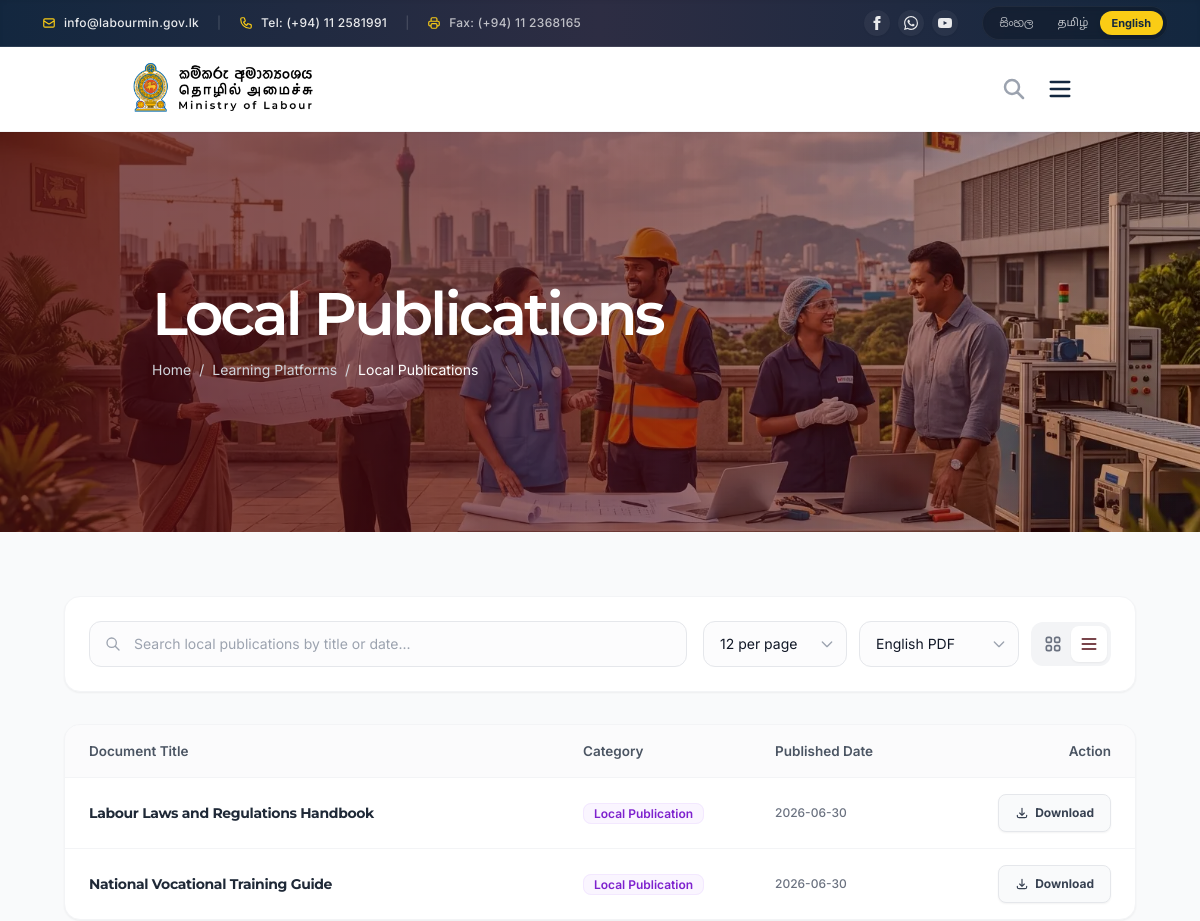
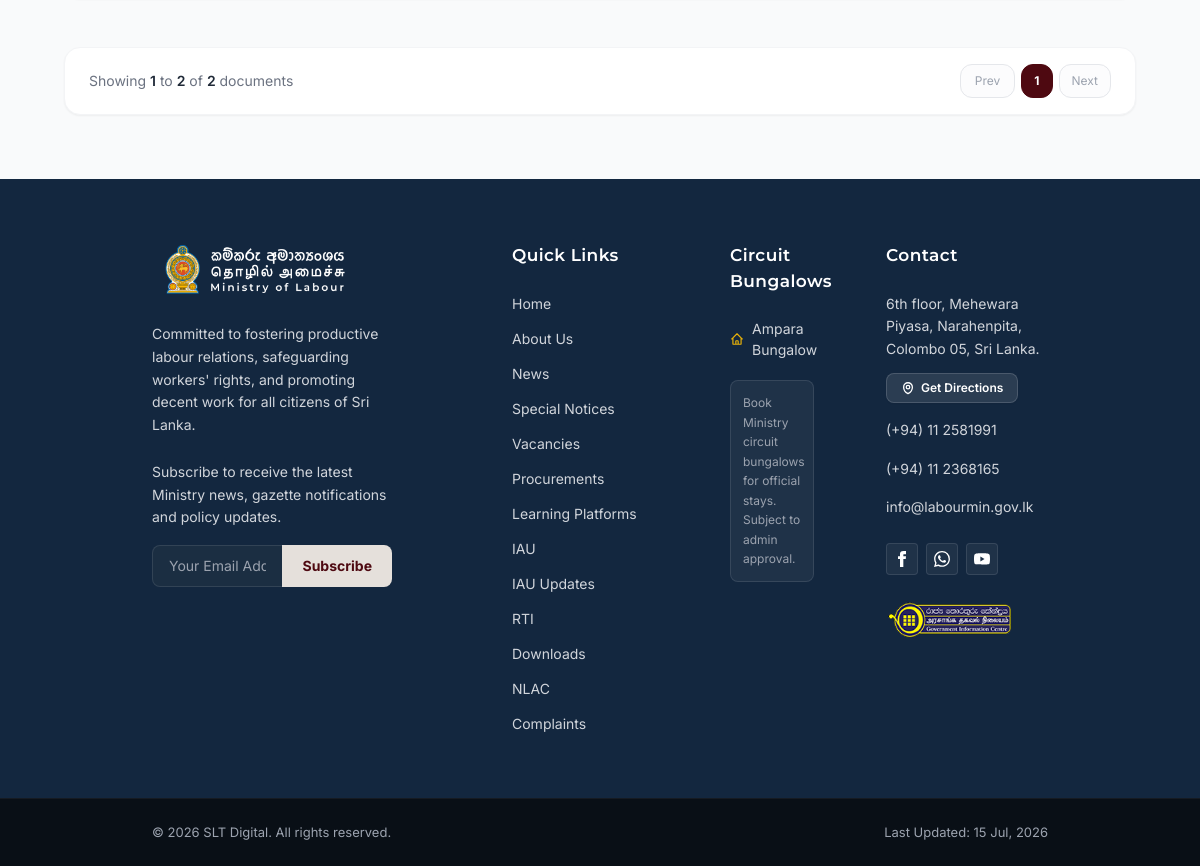
Screenshot of /learning-platforms-local.php with the database file from the repository (2 pictures, top to bottom).
### tables this page shows
CREATE TABLE `learning_platforms_local` (
  `id` int(11) NOT NULL AUTO_INCREMENT,
  `title` varchar(255) NOT NULL,
  `description` text DEFAULT NULL,
  `pdf_path` varchar(255) NOT NULL,
  `pdf_path_si` varchar(255) DEFAULT NULL,
  `pdf_path_ta` varchar(255) DEFAULT NULL,
  `status` enum('Draft','Published') NOT NULL DEFAULT 'Draft',
  `created_at` timestamp NULL DEFAULT current_timestamp(),
  `updated_at` timestamp NULL DEFAULT current_timestamp() ON UPDATE current_timestamp(),
  PRIMARY KEY (`id`)
);

### admin/includes/db.php (called while the page is built, shortened)
<?php
if (!function_exists('resolvePdfUrl')) {
    function resolvePdfUrl(string $path) {
        $trimmed = ltrim($path, '/');
        $project_root = str_replace('\\', '/', realpath(__DIR__ . '/../..'));
        $doc_root = isset($_SERVER['DOCUMENT_ROOT']) ? str_replace('\\', '/', $_SERVER['DOCUMENT_ROOT']) : '';
        $base_dir = '';
        if (!empty($doc_root)) {
            if (stripos($project_root, $doc_root) === 0) {
                $base_dir = substr($project_root, strlen($doc_root));
            }
        } else {
            $base_dir = '/Ministry-of-Labour';
        }
        $base_dir = str_replace('\\', '/', $base_dir);
        $base_dir = '/' . ltrim($base_dir, '/');
        if ($base_dir === '/') {
            $base_dir = '';
        }
        $protocol = (isset($_SERVER['HTTPS']) && $_SERVER['HTTPS'] === 'on' ? 'https' : 'http');
        $host = $_SERVER['HTTP_HOST'] ?? 'localhost';
        $base_url = $protocol . '://' . $host . $base_dir . '/';
        $file_in_admin = $project_root . '/admin/' . $trimmed;
        $file_in_root = $project_root . '/' . $trimmed;
        if (file_exists($file_in_admin)) {
            return $base_url . 'admin/' . $trimmed;
        } elseif (file_exists($file_in_root)) {
            return $base_url . $trimmed;
        } else {
            return $base_url . 'admin/' . $trimmed;
        }
    }
}

### learning-platforms-local.php (the view, shortened to what this page needs)
<?php
include 'includes/header.php';
include 'includes/sub-hero.php';
require_once 'admin/includes/db.php';
$stmt = $pdo->query("SELECT * FROM learning_platforms_local WHERE status = 'Published' ORDER BY created_at DESC");
$raw_pubs = $stmt->fetchAll();
$all_documents = [];
$categoryColors = [
    'Local Publication' => 'bg-purple-50 text-purple-700 border-purple-100'
];
foreach ($raw_pubs as $pub) {
    $all_documents[] = [
        'title' => $pub['title'],
        'description' => $pub['description'] ?? '',
        'ref' => date('Y-m-d', strtotime($pub['created_at'])),
        'category' => 'Local Publication',
        'pdf_path' => !empty($pub['pdf_path']) ? resolvePdfUrl($pub['pdf_path']) : '',
        'pdf_path_si' => !empty($pub['pdf_path_si']) ? resolvePdfUrl($pub['pdf_path_si']) : '',
        'pdf_path_ta' => !empty($pub['pdf_path_ta']) ? resolvePdfUrl($pub['pdf_path_ta']) : '',
        'created_at' => $pub['created_at']
    ];
}
?>
<section class="py-12 md:py-16 px-4 md:px-16 bg-[#F9FAFB] min-h-[75vh]">
    <div class="container mx-auto max-w-6xl">
        <div class="bg-white rounded-2xl p-6 shadow-sm border border-gray-100 mb-8">
            <div class="flex flex-col lg:flex-row gap-4 items-stretch lg:items-center justify-between">
                <div class="relative flex-1">
                    <div class="absolute inset-y-0 left-0 flex items-center pl-4 pointer-events-none">
                        <svg class="w-4 h-4 text-gray-400" fill="none" stroke="currentColor" viewBox="0 0 24 24"><path stroke-linecap="round" stroke-linejoin="round" stroke-width="2" d="M21 21l-6-6m2-5a7 7 0 11-14 0 7 7 0 0114 0z"></path></svg>
                    </div>
                    <input type="text" id="searchInput" class="bg-gray-50/50 border border-gray-200 text-gray-900 text-sm rounded-xl focus:ring-secondary focus:border-secondary block w-full pl-11 pr-4 py-3 font-inter transition-all outline-none" placeholder="Search local publications by title or date..." onkeyup="resetPaginationAndFilter()">
                </div>
                <div class="flex flex-wrap sm:flex-nowrap gap-3 items-center">
                    <div class="relative w-full sm:w-36">
                        <select id="itemsPerPage" class="bg-gray-50/50 border border-gray-200 text-gray-900 text-sm rounded-xl focus:ring-secondary focus:border-secondary block w-full px-4 py-3 font-inter transition-all outline-none appearance-none cursor-pointer" onchange="resetPaginationAndFilter()">
                            <option value="12">12 per page</option>
                        </select>
                        <div class="absolute inset-y-0 right-0 flex items-center pr-3 pointer-events-none">
                            <svg class="w-4 h-4 text-gray-400" fill="none" stroke="currentColor" viewBox="0 0 24 24"><path stroke-linecap="round" stroke-linejoin="round" stroke-width="2" d="M19 9l-7 7-7-7"></path></svg>
                        </div>
                    </div>
                    <div class="relative w-full sm:w-40">
                        <select id="langFilter" class="bg-gray-50/50 border border-gray-200 text-gray-900 text-sm rounded-xl focus:ring-secondary focus:border-secondary block w-full px-4 py-3 font-inter transition-all outline-none appearance-none cursor-pointer" onchange="resetPaginationAndFilter()">
                            <option value="en">English PDF</option>
                        </select>
                        <div class="absolute inset-y-0 right-0 flex items-center pr-3 pointer-events-none">
                            <svg class="w-4 h-4 text-gray-400" fill="none" stroke="currentColor" viewBox="0 0 24 24"><path stroke-linecap="round" stroke-linejoin="round" stroke-width="2" d="M19 9l-7 7-7-7"></path></svg>
                        </div>
                    </div>
                    <div class="bg-gray-100 p-1 rounded-xl flex items-center shrink-0">
                        <button onclick="changeView('grid')" id="btnGridView" class="p-2 rounded-lg text-gray-500 hover:text-gray-900 transition-all focus:outline-none" title="Grid View">
                        </button>
                        <button onclick="changeView('list')" id="btnListView" class="p-2 rounded-lg text-gray-500 hover:text-gray-900 transition-all focus:outline-none" title="List View">
                            <svg class="w-5 h-5" fill="none" stroke="currentColor" viewBox="0 0 24 24"><path stroke-linecap="round" stroke-linejoin="round" stroke-width="2" d="M4 6h16M4 12h16M4 18h16"></path></svg>
                        </button>
                    </div>
                </div>
            </div>
        </div>
        <div id="listViewContainer" class="bg-white rounded-2xl shadow-sm border border-gray-100 overflow-hidden mb-12">
            <div class="overflow-x-auto">
                <table class="w-full text-left text-sm text-gray-600 font-inter">
                    <thead class="bg-gray-50/70 text-gray-600 border-b border-gray-100">
                        <tr>
                            <th class="px-6 py-4 font-semibold text-[13.5px]">Document Title</th>
                            <th class="px-6 py-4 font-semibold text-[13.5px] w-48">Category</th>
                            <th class="px-6 py-4 font-semibold text-[13.5px] w-40">Published Date</th>
                            <th class="px-6 py-4 font-semibold text-[13.5px] text-right w-56">Action</th>
                        </tr>
                    </thead>
                    <tbody class="divide-y divide-gray-100">
                        <?php foreach ($all_documents as $index => $doc):
                            $badgeClass = $categoryColors[$doc['category']] ?? 'bg-gray-50 text-gray-700 border-gray-100';
                        ?>
                        <tr class="document-list-row hover:bg-gray-50/40 transition-all duration-150 cursor-pointer" data-index="<?= $index ?>" data-pdf-en="<?= htmlspecialchars($doc['pdf_path'] ?? '') ?>" data-pdf-si="<?= htmlspecialchars($doc['pdf_path_si'] ?? '') ?>" data-pdf-ta="<?= htmlspecialchars($doc['pdf_path_ta'] ?? '') ?>" onclick="openDetailModal(<?= htmlspecialchars(json_encode([
                            'title' => $doc['title'],
                            'content' => $doc['description'],
                            'date' => date('M d, Y', strtotime($doc['created_at'])),
                            'category' => $doc['category'],
                            'pdf_path' => $doc['pdf_path'] ?? '',
                            'pdf_path_si' => $doc['pdf_path_si'] ?? '',
                            'pdf_path_ta' => $doc['pdf_path_ta'] ?? ''
                        ])) ?>)">
                            <td class="px-6 py-4">
                                <h3 class="font-bold text-gray-800 text-[14px] group-hover:text-secondary transition-colors"><?= htmlspecialchars($doc['title']) ?></h3>
                            </td>
                            <td class="px-6 py-4">
                                <span class="px-2.5 py-0.5 rounded-lg text-xs font-semibold border whitespace-nowrap <?= $badgeClass ?>"><?= htmlspecialchars($doc['category']) ?></span>
                            </td>
                            <td class="px-6 py-4 text-xs text-gray-500 font-medium font-inter">
                                <?= htmlspecialchars($doc['ref']) ?>
                            </td>
                            <td class="px-6 py-4 text-right" onclick="event.stopPropagation();">
                                <a href="#" target="_blank" class="list-download-btn items-center px-4 py-2 bg-gray-50 hover:bg-secondary hover:text-white border border-gray-200 text-gray-700 rounded-lg text-[12px] font-bold transition-all gap-1.5 shadow-sm hidden">
                                    <svg class="w-3.5 h-3.5" fill="none" stroke="currentColor" viewBox="0 0 24 24"><path stroke-linecap="round" stroke-linejoin="round" stroke-width="2" d="M4 16v1a3 3 0 003 3h10a3 3 0 003-3v-1m-4-4l-4 4m0 0l-4-4m4 4V4"></path></svg>
                                    Download
                                </a>
                            </td>
                        </tr>
                        <?php endforeach; ?>
                    </tbody>
                </table>
            </div>
        </div>
        <div id="paginationControls" class="bg-white rounded-2xl px-6 py-4 shadow-sm border border-gray-100 flex flex-col sm:flex-row items-center justify-between gap-4" style="display: none;">
            <div class="text-sm text-gray-500 font-inter">
                Showing <span id="pageStart" class="font-semibold text-gray-800">0</span> to <span id="pageEnd" class="font-semibold text-gray-800">0</span> of <span id="totalItems" class="font-semibold text-gray-800">0</span> documents
            </div>
            <div class="flex items-center gap-1.5" id="paginationButtons">
            </div>
        </div>
    </div>
</section>
<?php include 'includes/footer.php'; ?>

### includes/header.php (style rules this page uses)
html, body { overflow-x: clip !important; }
body { top: 0px !important; position: relative !important; }

### rows the page displays
learning_platforms_local: title "Labour Laws and Regulations Handbook", category "Local Publication", ref "2026-06-30"
learning_platforms_local: title "National Vocational Training Guide", category "Local Publication", ref "2026-06-30"

### other values shown
$page_title "Local Publications"
$crumb['label'] "Learning Platforms"
$crumb['label'] "Local Publications"
$last_updated_date "15 Jul, 2026"
